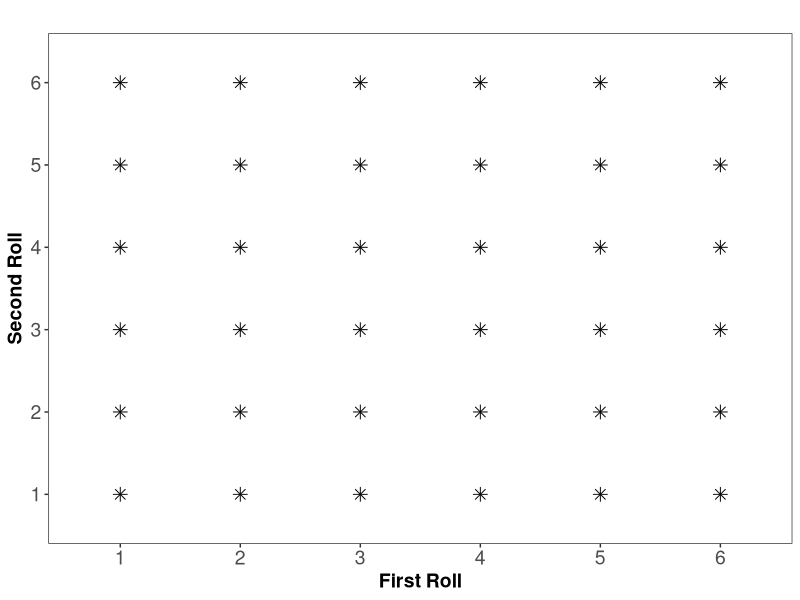

Generate this figure with R:
## ---- chunk 1
#| include: false
#| message: false
library(ggplot2)
library(dplyr)
## ---- chunk 2
#| echo: false
#| message: false

# Create a data frame representing all possible dice roll outcomes
die_values <- 1:6
dice_combinations <- expand.grid(First_Roll = die_values, Second_Roll = die_values)

# Create the plot
ggplot(dice_combinations, aes(x = factor(First_Roll), y = factor(Second_Roll))) +
  geom_point(size = 3, shape = 8, color = "black") +  # Represent outcomes with large black points
  labs(
    title = " ",
    x = "First Roll",
    y = "Second Roll"
  ) +
  theme_bw() +
  theme(
    axis.text = element_text(size = 14),  # Increase text size for readability
    axis.title = element_text(size = 14, face = "bold"),
    panel.grid.major = element_blank(),  # Remove gridlines for a cleaner look
    panel.grid.minor = element_blank()
  )
